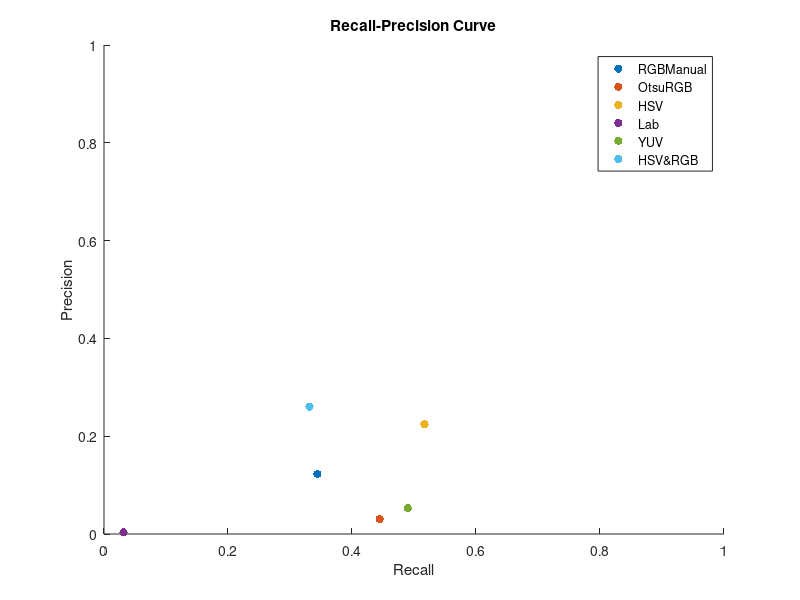

Write MATLAB code to recreate this figure.
%% Code for compute the Recall-Precision Curve

Names = ['RGBManual' 'OtsuRGB' 'HSV' 'Lab' 'YUV' 'HSV&RGB'];
Recall=[0.3443 0.4445 0.5169 0.0313 0.4901 0.3314];
Precision=[0.1227 0.0306 0.2248 0.0032 0.0528 0.2604];

hold on
scatter(Recall(1), Precision(1),'filled','b');
scatter(Recall(2), Precision(2),'filled','r');
scatter(Recall(3), Precision(3),'filled','g');
scatter(Recall(4), Precision(4),'filled','m');
scatter(Recall(5), Precision(5),'filled','k');
scatter(Recall(6), Precision(6),'filled','c');

axis([0 1 0 1])
legend('RGBManual','OtsuRGB','HSV','Lab','YUV','HSV&RGB');
title 'Recall-Precision Curve';
ylabel 'Precision';
xlabel 'Recall';